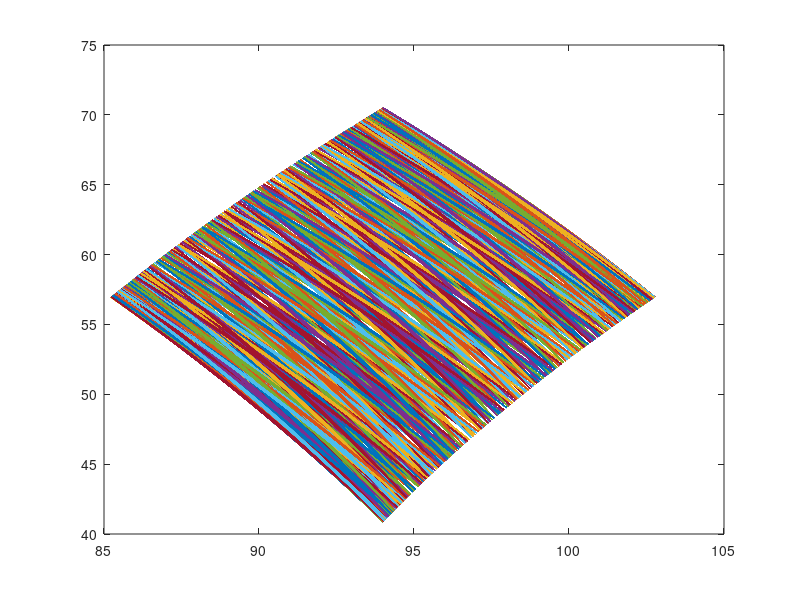

Write MATLAB code to recreate this figure.
%% Link Lengths - Eccentric CAMs

l1 = 7.5; % Left CAM
l2 = 110; % Passive Link
l3 = 110; % End Effector
l4 = 7.5; % Right CAM
l5 = 188; % Ground Link

theta1 = linspace(0,360,360);
theta2 = linspace(0,360,360);

theta1 = theta1'
theta2 = theta2'

xc_points= zeros(1,1);
yc_points = zeros(1,1);

%% Calculations

clear plot

% minVals3 = zeros(1,10);
% minVals2 = zeros(1,10);
% aa = 0
% bb = 0;

% for l2 = 90:2:110
% for l3 = 90:2:110

for i = 1:length(theta1)
    for j = 1:length(theta2)
            
        xb = l1*rad2deg(cos(theta1(i)));
        yb = l1*rad2deg(sin(theta1(i)));

        xd = l5 + l4*rad2deg(cos(theta2(j)));
        yd = l4*rad2deg(sin(theta2(j)));

        A = 2*l3*l4*(sin(theta2(j))) - 2*l1*l3*(sin(theta1(i)));
        B = 2*l3*l5 - 2*l1*l3*(cos(theta1(i))) + 2*l3*l4*(cos(theta2(j)));
        C = l1*l1 - l2*l2 + l3*l3 + l4*l4 + l5*l5 - 2*l1*l4*(sin(theta1(i)))*(sin(theta2(j))) - 2*l1*l5*(cos(theta1(i))) + 2*l4*l5*(cos(theta2(j))) -2*l1*l4*(cos(theta1(i)))*(cos(theta2(j)));

        theta3 = 2*(atan((A + sqrt(A*A+B*B-C*C)) / (B-C)));

        theta4 = (asin((l3*(sin(theta3)) + l4*(sin(theta2(j)))  - l1*(sin(theta1(i)))) / l2));
        
        xc = l1*(cos(theta1(i))) + l2*(cos(theta4));
        yc = l1*(sin(theta1(i))) + l2*(sin(theta4));
        
        xc_points(j) = xc;
        yc_points(j) = yc;

    end
        if i == 1
            totalMaxX = max(xc_points)
            totalMaxY = max(yc_points)
            totalMinX = min(xc_points)
            totalMinY = min(yc_points)
        else
            if max(xc_points) > totalMaxX
                totalMaxX = max(xc_points);
            end

            if min(xc_points) < totalMinX
                totalMinX = min(xc_points);
            end

            if max(yc_points) > totalMaxY
                totalMaxY = max(yc_points);
            end

            if min(yc_points) < totalMinY
                totalMinY = min(yc_points);
            end
        end
    i
    plot(xc_points, yc_points)
    hold on
end

% [l3val,l3idx]=min(abs(xc_points-90));
% minVall3=xc_points(l3idx)
% aa = aa + 1;
% minVals3(aa) = minVall3
% end
% [l2val,l2idx]=min(abs(xc_points-90));
% minVall2=xc_points(l2idx)
% bb = bb + 1;
% minVals2(bb) = minVall2
% end

horzWorkspace = totalMaxX - totalMinX;
vertWorkspace = totalMaxY - totalMinY;
% 
% [l2bestval,l2bestidx]=min(abs(minVals2-90));
% bestminVall2=minVals2(l2bestidx)
